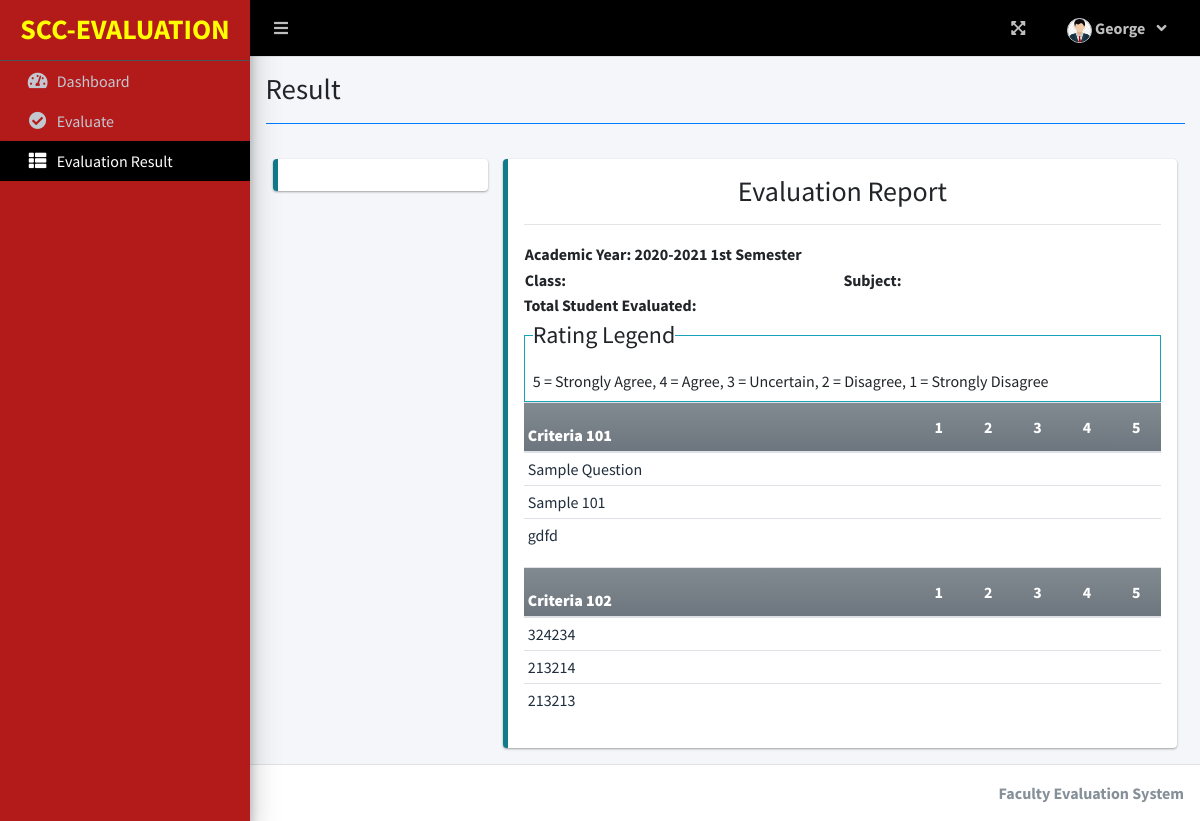
Page /index.php?page=result (signed in) on the committed database.
### tables this page shows
CREATE TABLE `criteria_list` (
  `id` int(30) NOT NULL,
  `criteria` text NOT NULL,
  `order_by` int(30) NOT NULL
);

CREATE TABLE `question_list` (
  `id` int(30) NOT NULL,
  `academic_id` int(30) NOT NULL,
  `question` text NOT NULL,
  `order_by` int(30) NOT NULL,
  `criteria_id` int(30) NOT NULL,
  `staff_id` int(11) NOT NULL
);

### faculty/result.php (the view, shortened to what this page needs)
<?php
function ordinal_suffix($num){
    $num = $num % 100;
    if($num < 11 || $num > 13){
         switch($num % 10){
            case 1: return $num.'st';
        }
    }
    return $num.'th';
}
?>
<div class="col-lg-12">
	<div class="row">
	</div>
	<div class="row">
		<div class="col-md-3">
			<div class="callout callout-info">
			</div>
		</div>
		<div class="col-md-9">
			<div class="callout callout-info" id="printable">
			<div>
			<h3 class="text-center">Evaluation Report</h3>
			<hr>
			<table width="100%">
					<tr>
						<td width="50%"><p><b>Academic Year: <span id="ay"><?php echo $_SESSION['academic']['year'].' '.(ordinal_suffix($_SESSION['academic']['semester'])) ?> Semester</span></b></p></td>
						<td></td>
					</tr>
					<tr>
						<td width="50%"><p><b>Class: <span id="classField"></span></b></p></td>
						<td width="50%"><p><b>Subject: <span id="subjectField"></span></b></p></td>
					</tr>
			</table>
				<p class=""><b>Total Student Evaluated: <span id="tse"></span></b></p>
			</div>
				<fieldset class="border border-info p-2 w-100">
				   <legend  class="w-auto">Rating Legend</legend>
				   <p>5 = Strongly Agree, 4 = Agree, 3 = Uncertain, 2 = Disagree, 1 = Strongly Disagree</p>
				</fieldset>
				<?php
						$criteria = $conn->query("SELECT * FROM criteria_list where id in (SELECT criteria_id FROM question_list where academic_id = {$_SESSION['academic']['id']} ) order by abs(order_by) asc ");
						while($crow = $criteria->fetch_assoc()):
					?>
					<table class="table table-condensed wborder">
						<thead>
							<tr class="bg-gradient-secondary">
								<th class=" p-1"><b><?php echo $crow['criteria'] ?></b></th>
								<th width="5%" class="text-center">1</th>
								<th width="5%" class="text-center">2</th>
								<th width="5%" class="text-center">3</th>
								<th width="5%" class="text-center">4</th>
								<th width="5%" class="text-center">5</th>
							</tr>
						</thead>
						<tbody class="tr-sortable">
							<?php
							$questions = $conn->query("SELECT * FROM question_list where criteria_id = {$crow['id']} and academic_id = {$_SESSION['academic']['id']} order by abs(order_by) asc ");
							while($row=$questions->fetch_assoc()):
							?>
							<tr class="bg-white">
								<td class="p-1" width="40%">
									<?php echo $row['question'] ?>
								</td>
								<?php for($c=1;$c<=5;$c++): ?>
								<td class="text-center">
			                      </div>
								</td>
								<?php endfor; ?>
							</tr>
							<?php endwhile; ?>
						</tbody>
					</table>
					<?php endwhile; ?>

### rows in the picture
criteria_list: criteria "Criteria 101"
question_list: question "Sample Question"
question_list: question "Sample 101"
question_list: question "gdfd"
criteria_list: criteria "Criteria 102"
question_list: question "324234"
question_list: question "213214"
question_list: question "213213"

### other values in the picture
$_SESSION['login_firstname'] "George"
$title "Result"
$_SESSION['academic']['year'] "2020-2021"
ordinal_suffix($_SESSION['academic']['semester']) "1st"
$_SESSION['system']['name'] "Faculty Evaluation System"
